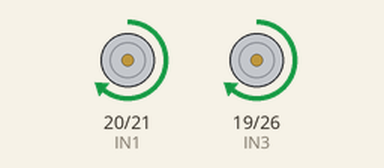
This program was run on a simulated Raspberry Pi (BCM pin numbers). Parts: motor-driver pin pairs drawn as motors (green arrow = first pin HIGH = forward, orange = second pin HIGH = backward, longer = more drive, scaled by the enable pin). What the program prints to the terminal is not drawn. At 3.0 s the program stops and its outputs stay as they are.

Above: at 0.1 s.
At 1.1 s:
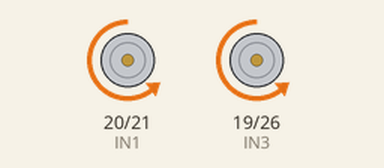
At 2.1 s:
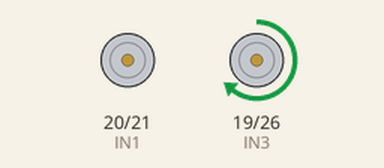
At 3.1 s:
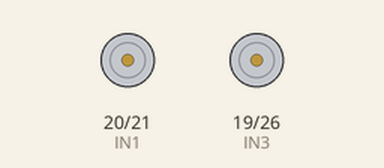
Timing chart, 0 to 4.5 s (numbered marks = the images above):
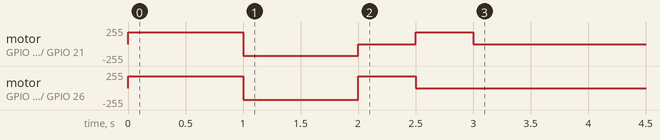

Measured:
- by itself, motor on GPIO 19 (IN3) / GPIO 26 (IN4): stopped → forward 179/255 at 0.00 s, → backward 179/255 1.0 s later, → forward 179/255 1.0 s later, → stopped 0.50 s later
- by itself, motor on GPIO 20 (IN1) / GPIO 21 (IN2): stopped → forward 179/255 at 0.00 s, → backward 179/255 1.0 s later, → stopped 1.0 s later, → forward 179/255 0.50 s later, … (5 changes in this stretch)

The program:

car_controller.py
```python
#!/usr/bin/env python3
# -*- coding:UTF-8 -*-
"""
小车控制模块
基于树莓派GPIO控制智能小车运动
"""

import RPi.GPIO as GPIO
import time


class CarController:
    """智能小车控制器"""

    # 引脚定义
    IN1, IN2 = 20, 21  # 左电机方向
    IN3, IN4 = 19, 26  # 右电机方向
    ENA, ENB = 16, 13  # PWM使能

    def __init__(self, speed=80):
        self.speed = speed
        self.pwm_ENA = None
        self.pwm_ENB = None
        GPIO.setmode(GPIO.BCM)
        GPIO.setwarnings(False)

    def init(self):
        """初始化GPIO"""
        GPIO.setup(self.ENA, GPIO.OUT, initial=GPIO.HIGH)
        GPIO.setup(self.IN1, GPIO.OUT, initial=GPIO.LOW)
        GPIO.setup(self.IN2, GPIO.OUT, initial=GPIO.LOW)
        GPIO.setup(self.ENB, GPIO.OUT, initial=GPIO.HIGH)
        GPIO.setup(self.IN3, GPIO.OUT, initial=GPIO.LOW)
        GPIO.setup(self.IN4, GPIO.OUT, initial=GPIO.LOW)

        self.pwm_ENA = GPIO.PWM(self.ENA, 2000)
        self.pwm_ENB = GPIO.PWM(self.ENB, 2000)
        self.pwm_ENA.start(0)
        self.pwm_ENB.start(0)
        print("🚗 小车初始化完成")

    def set_speed(self, speed):
        """设置速度"""
        self.speed = max(0, min(100, speed))

    def forward(self, duration=None, speed=None):
        """前进"""
        s = speed or self.speed
        GPIO.output(self.IN1, GPIO.HIGH)
        GPIO.output(self.IN2, GPIO.LOW)
        GPIO.output(self.IN3, GPIO.HIGH)
        GPIO.output(self.IN4, GPIO.LOW)
        self.pwm_ENA.ChangeDutyCycle(s)
        self.pwm_ENB.ChangeDutyCycle(s)
        if duration:
            time.sleep(duration)
            self.stop()

    def backward(self, duration=None, speed=None):
        """后退"""
        s = speed or self.speed
        GPIO.output(self.IN1, GPIO.LOW)
        GPIO.output(self.IN2, GPIO.HIGH)
        GPIO.output(self.IN3, GPIO.LOW)
        GPIO.output(self.IN4, GPIO.HIGH)
        self.pwm_ENA.ChangeDutyCycle(s)
        self.pwm_ENB.ChangeDutyCycle(s)
        if duration:
            time.sleep(duration)
            self.stop()

    def left(self, duration=None, speed=None):
        """左转 (左轮停，右轮转)"""
        s = speed or self.speed
        GPIO.output(self.IN1, GPIO.LOW)
        GPIO.output(self.IN2, GPIO.LOW)
        GPIO.output(self.IN3, GPIO.HIGH)
        GPIO.output(self.IN4, GPIO.LOW)
        self.pwm_ENA.ChangeDutyCycle(0)
        self.pwm_ENB.ChangeDutyCycle(s)
        if duration:
            time.sleep(duration)
            self.stop()

    def right(self, duration=None, speed=None):
        """右转 (左轮转，右轮停)"""
        s = speed or self.speed
        GPIO.output(self.IN1, GPIO.HIGH)
        GPIO.output(self.IN2, GPIO.LOW)
        GPIO.output(self.IN3, GPIO.LOW)
        GPIO.output(self.IN4, GPIO.LOW)
        self.pwm_ENA.ChangeDutyCycle(s)
        self.pwm_ENB.ChangeDutyCycle(0)
        if duration:
            time.sleep(duration)
            self.stop()

    def spin_left(self, duration=None, speed=None):
        """原地左转"""
        s = speed or self.speed
        GPIO.output(self.IN1, GPIO.LOW)
        GPIO.output(self.IN2, GPIO.HIGH)
        GPIO.output(self.IN3, GPIO.HIGH)
        GPIO.output(self.IN4, GPIO.LOW)
        self.pwm_ENA.ChangeDutyCycle(s)
        self.pwm_ENB.ChangeDutyCycle(s)
        if duration:
            time.sleep(duration)
            self.stop()

    def spin_right(self, duration=None, speed=None):
        """原地右转"""
        s = speed or self.speed
        GPIO.output(self.IN1, GPIO.HIGH)
        GPIO.output(self.IN2, GPIO.LOW)
        GPIO.output(self.IN3, GPIO.LOW)
        GPIO.output(self.IN4, GPIO.HIGH)
        self.pwm_ENA.ChangeDutyCycle(s)
        self.pwm_ENB.ChangeDutyCycle(s)
        if duration:
            time.sleep(duration)
            self.stop()

    def stop(self):
        """停止"""
        GPIO.output(self.IN1, GPIO.LOW)
        GPIO.output(self.IN2, GPIO.LOW)
        GPIO.output(self.IN3, GPIO.LOW)
        GPIO.output(self.IN4, GPIO.LOW)
        self.pwm_ENA.ChangeDutyCycle(0)
        self.pwm_ENB.ChangeDutyCycle(0)

    def move_towards_object(self, object_x, frame_center, frame_width, threshold=50):
        """
        根据物体位置移动小车
        object_x: 物体在画面中的x坐标
        frame_center: 画面中心x坐标
        frame_width: 画面宽度
        threshold: 居中阈值
        """
        # 计算物体相对于中心的位置
        relative_x = object_x - frame_center

        if abs(relative_x) < threshold:
            # 物体在中间，前进
            self.forward(duration=0.3)
        elif relative_x < 0:
            # 物体在左，转向左边
            self.spin_left(duration=0.1)
        else:
            # 物体在右，转向右边
            self.spin_right(duration=0.1)

    def cleanup(self):
        """清理GPIO"""
        self.stop()
        if self.pwm_ENA:
            self.pwm_ENA.stop()
        if self.pwm_ENB:
            self.pwm_ENB.stop()
        GPIO.cleanup()
        print("🔌 GPIO已清理")


if __name__ == "__main__":
    # 测试代码
    car = CarController(speed=70)
    car.init()

    print("测试：小车运动")
    print("前进...")
    car.forward(duration=1)
    print("后退...")
    car.backward(duration=1)
    print("左转...")
    car.left(duration=0.5)
    print("右转...")
    car.right(duration=0.5)
    print("停止...")
    car.stop()

    car.cleanup()
    print("测试完成")
```
